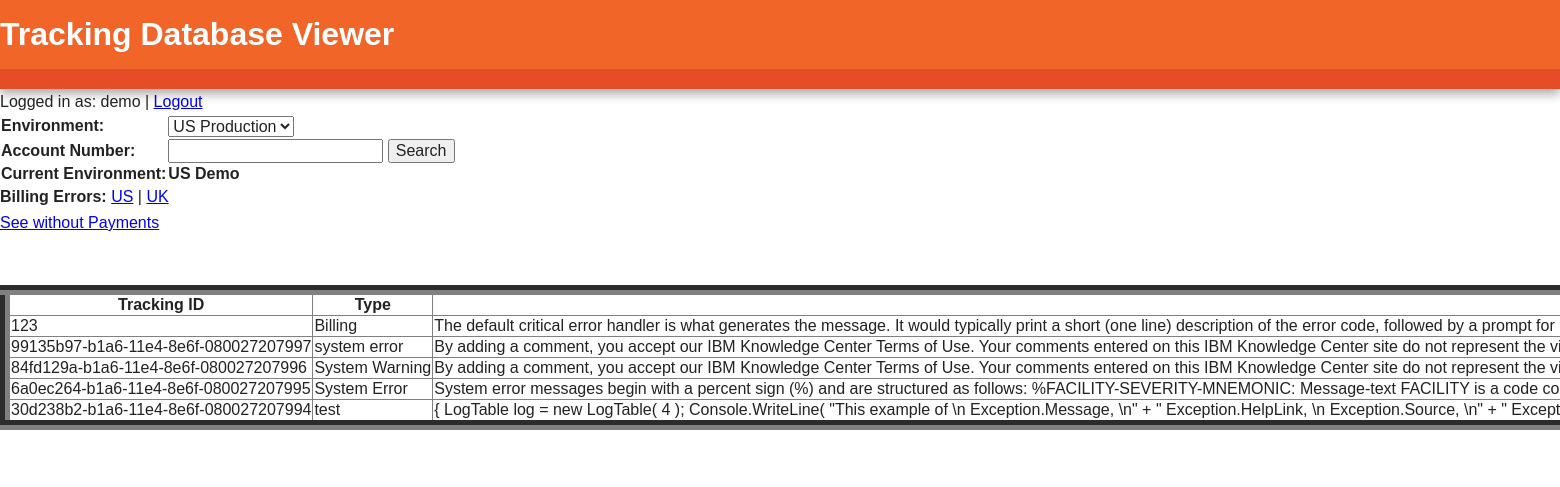
/billing.php (signed in), run on the app's committed database.
### tables this page shows
CREATE TABLE IF NOT EXISTS `tracking_error` (
  `id` int(10) unsigned NOT NULL AUTO_INCREMENT,
  `tracking_id` varchar(255) NOT NULL,
  `type` varchar(255) NOT NULL,
  `message` text,
  `stack` text,
  `created` timestamp NOT NULL DEFAULT CURRENT_TIMESTAMP,
  PRIMARY KEY (`id`),
  KEY `FK_TRACKING_ID` (`tracking_id`)
);

### html/includes/config.php (called while the page is built, shortened)
<?php
$prettyName = "US Demo";
?>

### html/billing.php (the view, shortened to what this page needs)
<?php
require_once("top.php");
?>
<a href="?env=<?php echo $_GET['env'] ?>&operations=GetBillingDay&num=10">See without Payments</a>
<div id="main-container">
	<div id="main" class="wrapper clearfix">
	<content>
		<table class="list" cellpadding="1">
<?php
if ( !isset($_GET['num']) ){
    $num_entries = 10;
}
else{
$num_entries = $_GET['num'];
}
if (!$link = mysql_connect($host, $user, $pass)) {
    echo 'Could not connect to mysql';
    exit;
}
$query = "select * from tracking_error order by id desc limit " . $num_entries . ";";
$result = mysql_query($query, $link);
print("</h6><h3>");
print("<table border='10'>");
print("<th>Tracking ID</th><th>Type</th><th>Message</th>");
while ($row = mysql_fetch_array($result))
{
        print("<tr>");
        print("<td>" . $row['tracking_id'] . "</td>");
        print("<td>" . $row['type'] . "</td>");
        print("<td>" . $row['message'] . "</td>");
        print("</tr>");
}
?>
		</table>
	</content>
<?php
require_once("footer.php");
?>

### html/top.php (shortened to what this page needs)
<?php
if ($_SESSION['user'] != '') {
    $username = $_SESSION['user'];
    $loggedin = TRUE;
} elseif ($_SERVER['SCRIPT_NAME'] != '/login.php') {
    header('Location: login.php?error=1');
    exit();
}
require_once("includes/config.php");
?>
    <html>
    <head>
        <link rel="stylesheet" type="text/css" href="default.css" />
    </head>
    <body>
    <div id="header-container">
        <header class="wrapper clearfix">
            <a href="https://dashboard.ci.rackspace.net/trackingdb/"><h1 id="title">Tracking Database Viewer</h1></a>
        </header>
    </div>
<?php
if ($loggedin) {
    echo 'Logged in as: '.$username.' | <a href="/?action=logout">Logout</a><br />';;
}
require_once("subheader.php");
?>

### html/subheader.php (shortened to what this page needs)
<aside>
    <table>
        <tr>
            <td><b> Environment: </b> </td>
            <td>
                <form action="index.php" method="get" name="env" >
                    <select name="env" onchange="Refresh(this.value);">
                        <option  value="us_prod">US Production</option>
                    </select>
                </form>
            </td>
        </tr>
        <tr>
            <td>
                <b>Account Number: </b>
            </td>
            <td>
                <form action="account.php" method="get">
                    <input type="text" name="account" />
                    <input type="submit" value="Search">
                </form>
            </td>
        </tr>
        <tr>
            <td> <b> <?php echo "Current Environment: </b></td><td><b>" . $prettyName; ?> </b></td>
        </tr>
    </table>
    <b>Billing Errors:</b>
    <a href="billing.php?env=us_prod">US</a> | <a href="billing.php?env=uk_prod">UK</a><br />
</aside>

### html/footer.php (shortened to what this page needs)
</body>
</html>

### html/default.css (style rules this page uses)
content, aside, details, figcaption, figure, footer, header, hgroup, nav, section { display: block; }
html { font-size: 100%; overflow-y: scroll; -webkit-overflow-scrolling: touch; -webkit-tap-highlight-color: rgba(0,0,0,0); -webkit-text-size-adjust: 100%; -ms-text-size-adjust: 100%; }
body { margin: 0; font-size: 13px; line-height: 1.231; }
body, button, input, select, textarea { font-family: sans-serif; color: #222; }
a { color: #00e; }
b, strong { font-weight: bold; }
form { margin: 0; }
button, input, select, textarea { font-size: 100%; margin: 0; vertical-align: baseline; *vertical-align: middle; }
button, input { line-height: normal; *overflow: visible; }
button, input[type="button"], input[type="reset"], input[type="submit"] { cursor: pointer; -webkit-appearance: button; }
table { border-collapse: collapse; border-spacing: 0; padding: 15px; }
.list { float: center; border: 1px solid black; text-align: "center"; padding: 5px; }
body { font:16px/26px Helvetica, Helvetica Neue, Arial; }
.wrapper { width:90%; margin:0 5%; }
#header-container { border-bottom: 20px solid #e44d26; }
#header-container, #footer-container, #main aside { background:#f16529; }
#title { color:white; }
#main { padding:30px 0; }
.clearfix:before, .clearfix:after { content: ""; display: table; }
.clearfix:after { clear: both; }
.clearfix { zoom: 1; }

### data on the page
tracking_error: tracking "123", type "Billing", message "The default critical error handler is what generates the message. It would typically print a short (one line) description of the error code, followed by a prompt for…"
tracking_error: tracking "99135b97-b1a6-11e4-8e6f-080027207997", type "system error", message "By adding a comment, you accept our IBM Knowledge Center Terms of Use. Your comments entered on this IBM Knowledge Center site do not represent the…"
tracking_error: tracking "84fd129a-b1a6-11e4-8e6f-080027207996", type "System Warning", message "By adding a comment, you accept our IBM Knowledge Center Terms of Use. Your comments entered on this IBM Knowledge Center site do not represent the…"
tracking_error: tracking "6a0ec264-b1a6-11e4-8e6f-080027207995", type "System Error", message "System error messages begin with a percent sign (%) and are structured as follows: %FACILITY-SEVERITY-MNEMONIC: Message-text FACILITY is a code…"
tracking_error: tracking "30d238b2-b1a6-11e4-8e6f-080027207994", type "test", message "{ LogTable log = new LogTable( 4 ); Console.WriteLine( \"This example of \\n Exception.Message, \\n\" + \" Exception.HelpLink, \\n Exception.Source, \\n\" + \"…"

### other printed values
$username "demo"
$prettyName "US Demo"
